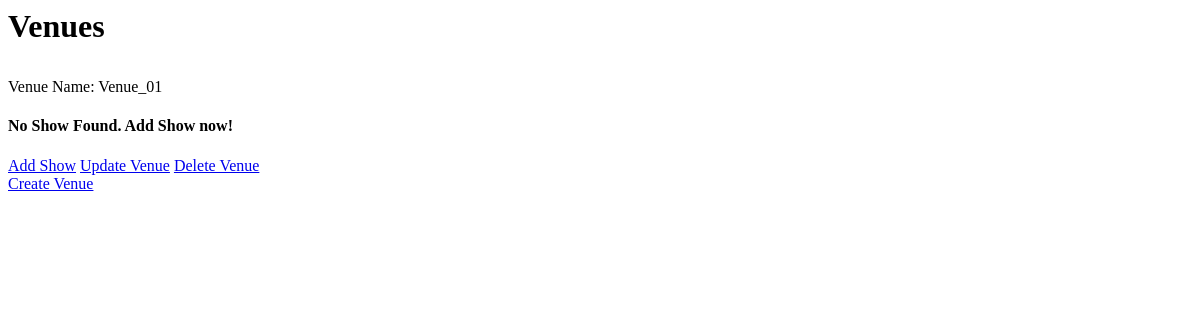
Before: /admin_dashboard with the older database file.
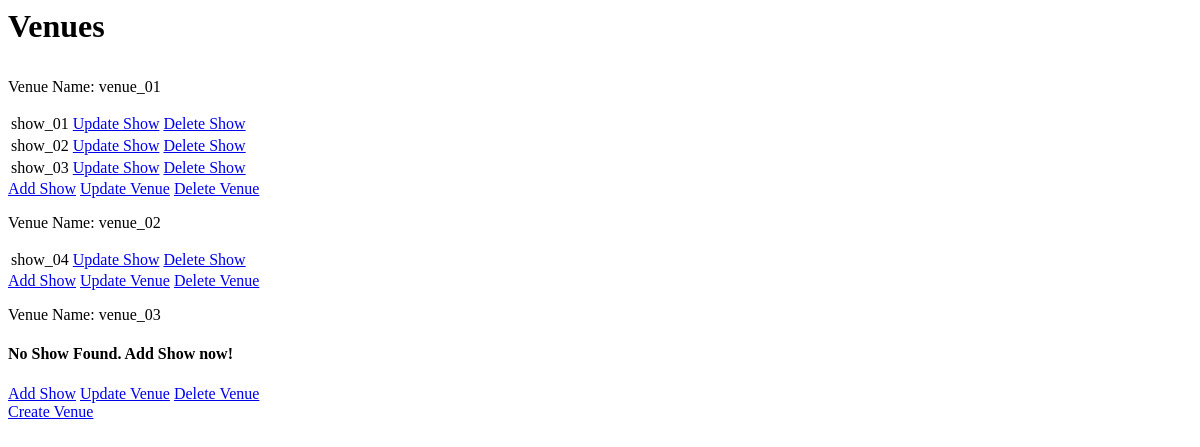
After: the same page with the newer database file.
### app.py (models this page shows)
class Venue(db.Model):
    __tablename__='venue'
    venue_id=db.Column(db.Integer,autoincrement=True, primary_key=True)
    venue_name=db.Column(db.String,nullable=False)
    venue_place=db.Column(db.String,nullable=False)
    venue_location=db.Column(db.String,nullable=False)
    venue_capacity=db.Column(db.Integer,nullable=False)
    venue_show_relationship=db.relationship("Show",secondary="reservation")

class Show(db.Model):
    __tablename__='show'
    show_id=db.Column(db.Integer, autoincrement=True, primary_key=True)
    show_name=db.Column(db.String,nullable=False)
    show_rating=db.Column(db.String)
    show_timing=db.Column(db.String)
    show_tags=db.Column(db.String)
    show_ticket_price=db.Column(db.Integer)
    show_bookings=db.relationship("User",secondary="bookings")    #define this relation with venue also see some yt video for ref

### app.py (the view)
@app.route("/admin_dashboard", methods=["GET"])
def admin_dashboard():
    curr_admin_dash,venue_name_id_pair,show_name_id_pair={},{},{}
    all_venues=Venue.query.all()
    for venu in all_venues:
        venue_id=venu.venue_id
        v_name=venu.venue_name
        venue_name_id_pair[v_name]=venue_id
        if v_name not in curr_admin_dash:
                curr_admin_dash[v_name]=[]
        all_shows=Reservation.query.filter_by(rvenue_id=venue_id).all()
        for show in all_shows:
            show_id=show.rshow_id
            s_name=Show.query.filter_by(show_id=show_id).first()
            curr_admin_dash[v_name].append(s_name.show_name)
            show_name_id_pair[s_name.show_name]=show_id
    return render_template('admin_dashboard.html',curr_admin_dash=curr_admin_dash,
                           venue_name_id_pair=venue_name_id_pair,
                           show_name_id_pair=show_name_id_pair)

### templates/admin_dashboard.html (shortened to what this page needs)
<!DOCTYPE html>
<html lang="en">
<head>
</head>
<body>
    <div style="position: relative; width: 100%;">
        <h1 style="position: absolute; left: 0; top: 0; margin: 0;">Venues</h1>
    </div>
    <br><br><br>
    {% if curr_admin_dash|length == 0 %}
        <h4>No venue Found. Add venue now!</h4>
    {% else %}
        {% for venue in curr_admin_dash %}
            <p>Venue Name: {{venue}}</p>
            {% if curr_admin_dash[venue]|length == 0 %}
                <h4>No Show Found. Add Show now!</h4>
            {% else %}
                <table>
                    {% for show in curr_admin_dash[venue] %}
                        <tr>
                            <td>{{ show }}</td>
                            <td><a href="/admin/{{show_name_id_pair[show]}}/update_show">Update Show</a></td>
                            <td><a href="/admin/{{show_name_id_pair[show]}}/delete_show">Delete Show</a></td>
                        </tr>
                    {% endfor %}
                </table>
            {% endif %}
            <a href="/admin/{{venue_name_id_pair[venue]}}/add_show">Add Show</a>
            <a href="/admin/{{venue_name_id_pair[venue]}}/update_venue">Update Venue</a>
            <a href="/admin/{{venue_name_id_pair[venue]}}/delete_venue">Delete Venue</a>
        {% endfor %}
    {% endif %}
    <div>
        <a href="/admin/create_venue">Create Venue</a>
    </div>
</body>
</html>

Changed rows visible on the page:
changed Venue: venue_name "Venue_01" → "venue_01"; no longer shows "No Show Found. Add Show now!"
added Show: show_name "show_01", shown under Venue "venue_01"
added Show: show_name "show_02", shown under Venue "venue_01"
added Show: show_name "show_03", shown under Venue "venue_01"
added Venue: venue_name "venue_02"
added Show: show_name "show_04", shown under "venue_02"
added Venue: venue_name "venue_03", shows "No Show Found. Add Show now!"
